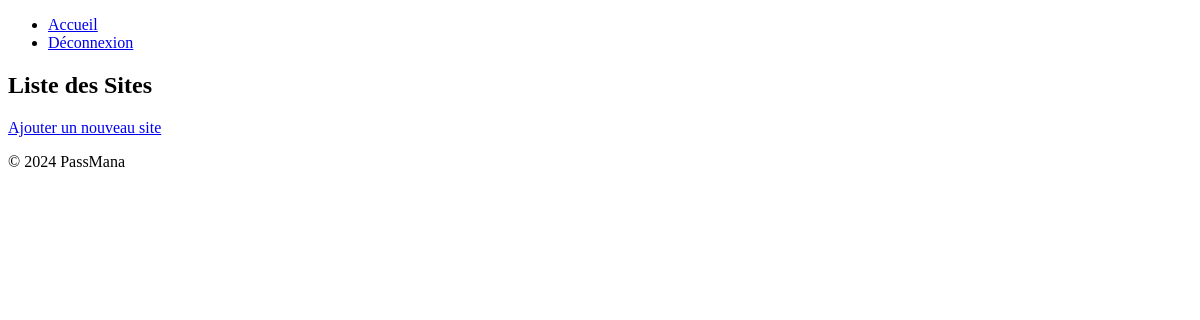
The page /gestionnaire/sites/ (signed in) on the database as committed earlier.
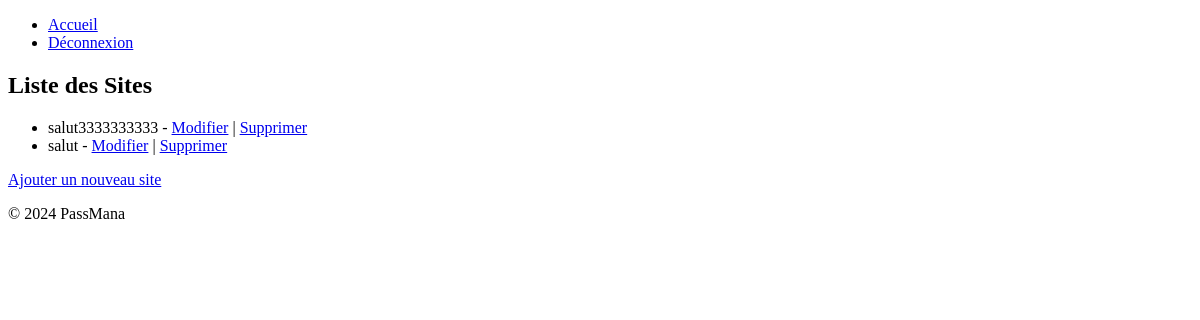
The same page on the database as committed later.
### gestionnaire/models.py (models this page shows, shortened)
class Site(models.Model):
    utilisateur = models.ForeignKey(User, on_delete=models.CASCADE)
    nom = models.CharField(max_length=100)
    url = models.URLField()
    identifiant = models.CharField(max_length=100)
    mot_de_passe_hash = models.CharField(max_length=128)

### gestionnaire/views.py (the view)
# urls.py: path('sites/', views.liste_sites, name='liste_sites'),
@login_required
def liste_sites(request):
    sites = Site.objects.filter(utilisateur=request.user)
    return render(request, 'gestionnaire/liste_sites.html', {'sites': sites})

### gestionnaire/templates/gestionnaire/liste_sites.html
{% extends "gestionnaire/base.html" %}
{% block content %}
<h2>Liste des Sites</h2>
<ul>
    {% for site in sites %}
    <li>{{ site.nom }} - <a href="{% url 'modifier_site' site.id %}">Modifier</a> | <a href="{% url 'supprimer_site' site.id %}">Supprimer</a></li>
    {% endfor %}
</ul>
<a href="{% url 'ajouter_site' %}">Ajouter un nouveau site</a>
{% endblock %}

### gestionnaire/templates/gestionnaire/base.html (shortened to what this page needs)
<!DOCTYPE html>
<html lang="fr">
<head>
</head>
<body>
    <header>
        <nav>
            <ul>
                <li><a href="{% url 'liste_sites' %}">Accueil</a></li>
                {% if user.is_authenticated %}
                <li><a href="{% url 'logout' %}">Déconnexion</a></li>
                {% else %}
                <li><a href="{% url 'login' %}">Connexion</a></li>
                {% endif %}
            </ul>
        </nav>
    </header>
    <main>
        {% block content %}
        {% endblock %}
    </main>
    <footer>
        <p>&copy; 2024 PassMana</p>
    </footer>
</body>
</html>

Rows that differ between the two databases and show on the page:
added Site: nom "salut3333333333"
added Site: nom "salut"
